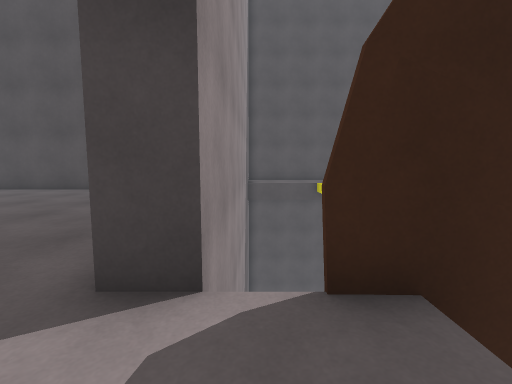
[1] (above)

14 first-person views from a walk through a 3-D level made in the Unity game engine. The camera is 1.2 m above the floor, tilts 6° down and sees 85° across. The floor is counted in squares, 1 m on a side. Each view is taken from the middle of a square. On the plan, view 1 faces up. The plan holds only what a view shows up to about 13 squares ahead; the rest is blank. The place goes on beyond the plan.

[2]
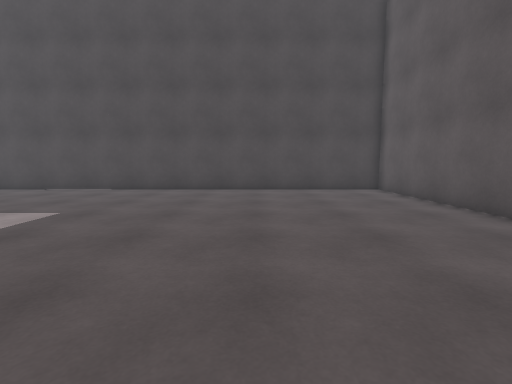

[3]
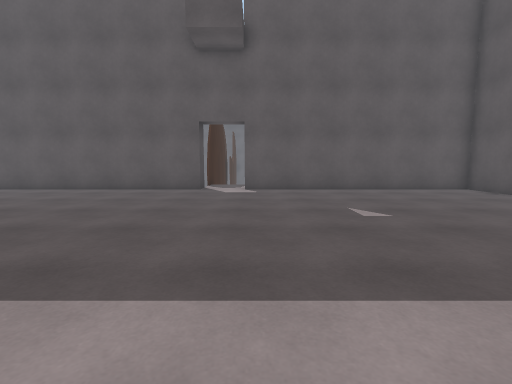

[4]
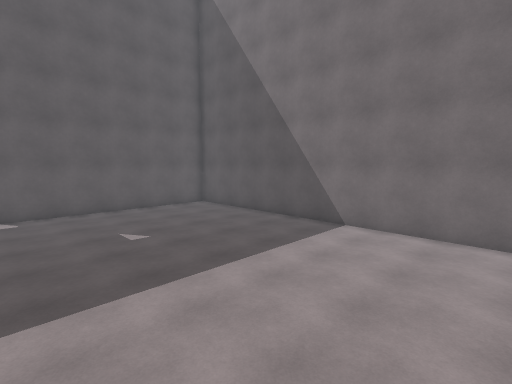

[5]
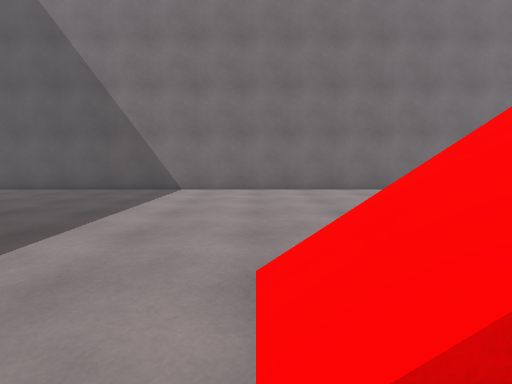

[6]
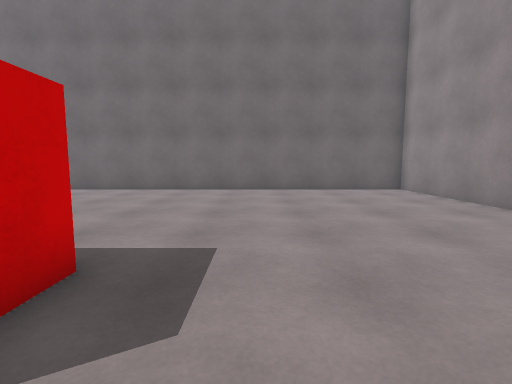

[7]
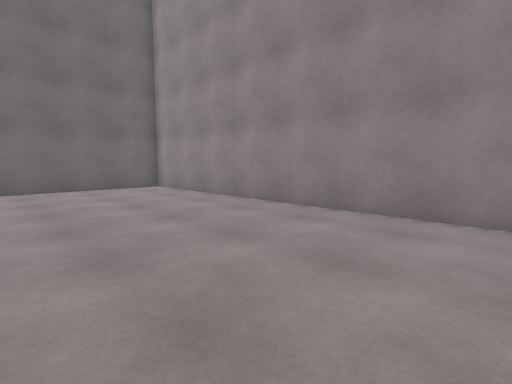

[8]
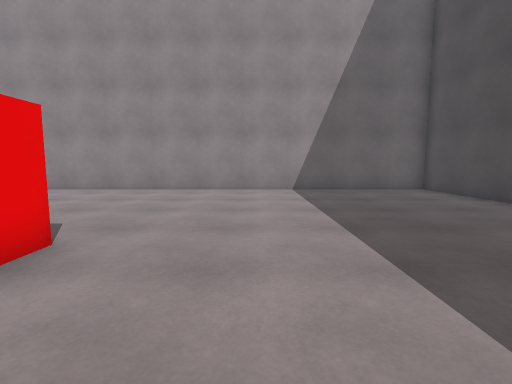

[9]
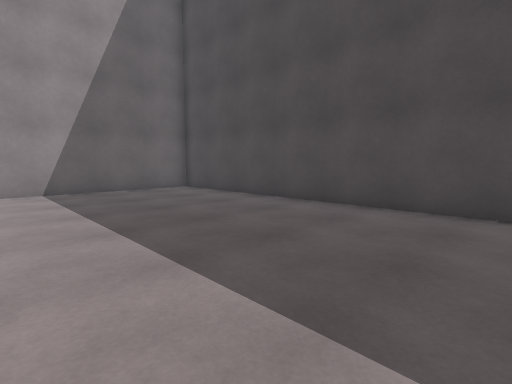

[10]
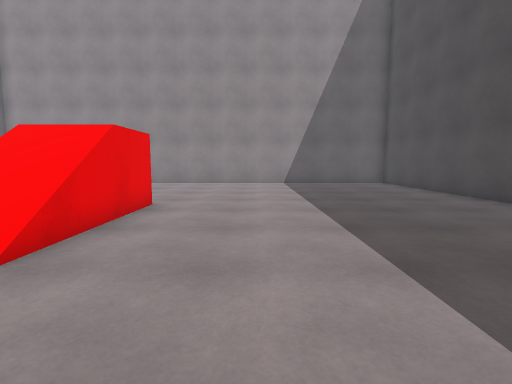

[11]
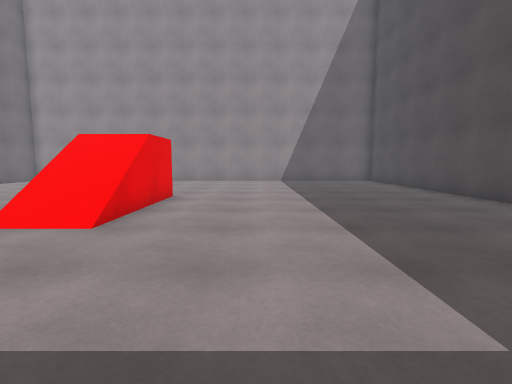

[12]
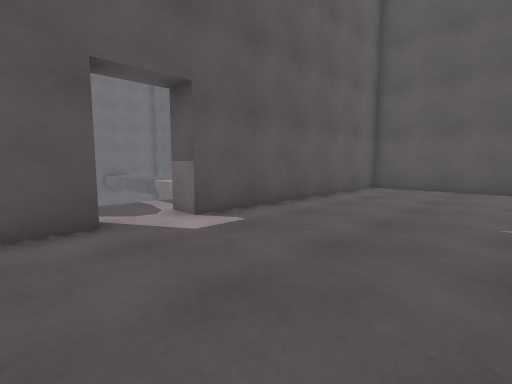

[13]
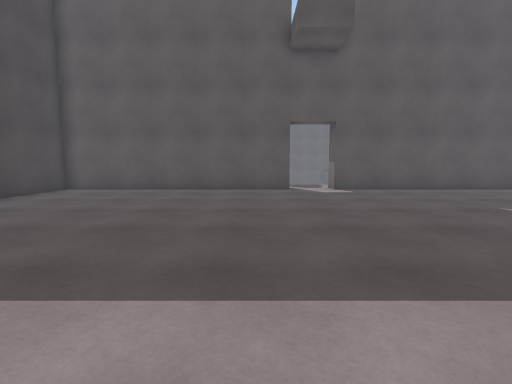

[14]
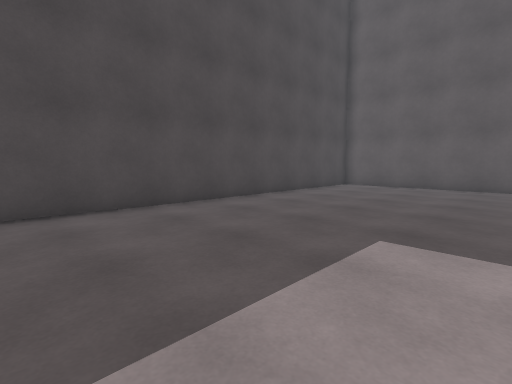

### Floor plan
Points are (right, up) in squares from view 1. A wall is a line through its corners. A room is listed if a view was taken in it or the views show most of it. See-through windows are left out.
Room 1 (view 1)
walls: (2.4, 2.4) (0.5, 2.5)
ways out: opening at (-1, 1.5) to room 2; opening at (0, 3)
Room 2 (views 2, 3, 4, 5, 6, 7, 8, 9, 10, 11, 12, 13, 14)
walls: (-0.4, 2.5) (-1.5, 2.5) (-1.5, 12.5) (-28.5, 12.5) (-28.5, -9.5) (-1.5, -9.5) (-1.5, 0.5) (-0.5, 0.5)
ways out: opening at (-1, 1.5) to room 1

Where each view was taken, in squares from view 1:
view 1: 0 up, 0 right, facing up
view 2: 0 up, 7 left, facing up
view 3: 0 up, 14 left, facing right
view 4: 1 up, 17 left, facing down-right
view 5: 3 up, 15 left, facing down
view 6: 3 up, 22 left, facing down
view 7: 4 up, 22 left, facing down-left
view 8: 5 up, 16 left, facing left
view 9: 5 up, 16 left, facing up-left
view 10: 5 up, 12 left, facing left
view 11: 5 up, 10 left, facing left
view 12: 4 up, 7 left, facing down-right
view 13: 4 up, 14 left, facing right
view 14: 5 up, 16 left, facing up-right
